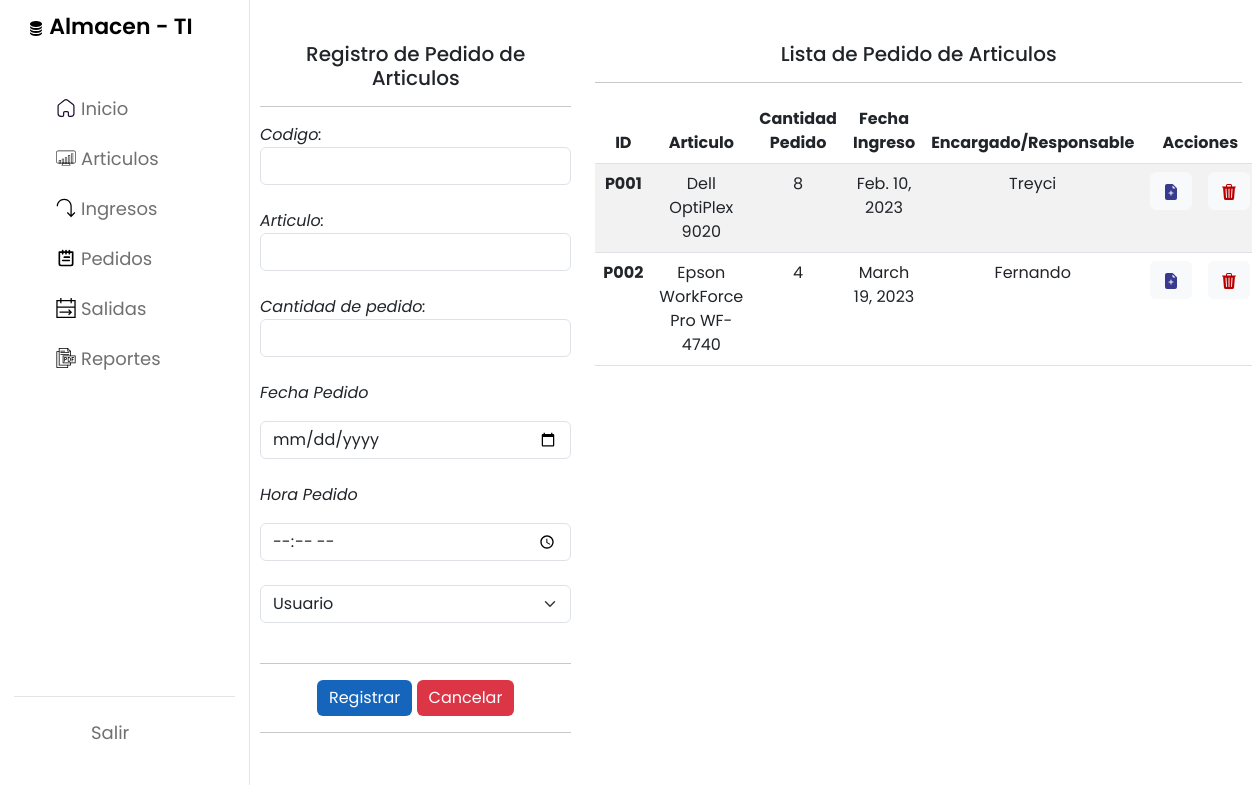
The page /pedido (signed in) on the database as committed earlier.
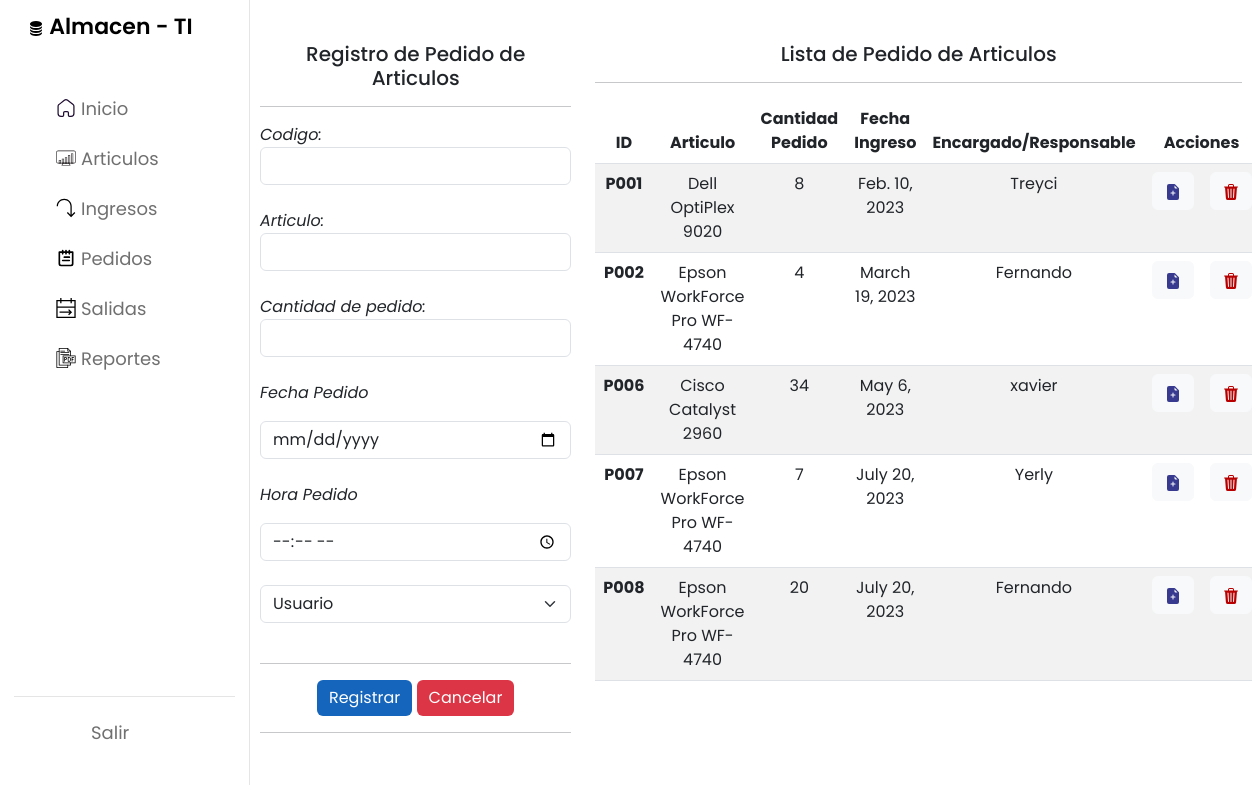
The same page on the database as committed later.
### Almacen/models.py (models this page shows, shortened)
class Orden_Pedido(models.Model):
    codigo=models.CharField(primary_key=True, max_length=6)
    codigo_Articulo=models.ForeignKey(Articulo, on_delete=models.CASCADE)
    cant_Solicitada=models.IntegerField()
    fecha_Solicitud=models.DateField()
    hora_Solicitud=models.TimeField()
    codigo_Usuario=models.ForeignKey(Usuario, on_delete=models.CASCADE)

class Articulo(models.Model):
    codigo=models.CharField(primary_key=True, max_length=6)
    nombre=models.CharField(max_length=60)
    stock=models.IntegerField()
    codigo_Modelo = models.ForeignKey(Modelo, on_delete=models.CASCADE)
    codigo_Marca = models.ForeignKey(Marca, on_delete=models.CASCADE)
    codigo_Categoria=models.ForeignKey(Categoria, on_delete=models.CASCADE)

class Modelo(models.Model):
    codigo=models.CharField(primary_key=True, max_length=6)
    nombre=models.CharField(max_length=60)
    def __str__(self):
        return self.nombre

class Usuario(models.Model):
    codigo=models.CharField(primary_key=True, max_length=6)
    nombreusuario = models.CharField(max_length=40)
    nombre = models.CharField(max_length=60)
    apellido = models.CharField(max_length=80)
    email = models.EmailField(max_length=40)
    contraseña = models.CharField(max_length=12)

### Almacen/views.py (the view)
# urls.py: path('pedido',views.pedido,name='pedido'),
@login_required
def pedido(request):
    pedidos = Orden_Pedido.objects.all()
    articulos = Articulo.objects.all()
    usuarios = Usuario.objects.all()
    context = {"pedidos":pedidos, "articulos":articulos, "usuarios":usuarios}
    return render(request, template_gestion_pedido,context)

### Almacen/templates/acciones/pedido/GestionPedido.html (shortened to what this page needs)
{% extends 'base/index.html' %}
{% block content %}
<div class="row pt-3">
    <div class="col-4 pt-3">
        <h5 class="text-center">Registro de Pedido de Articulos</h5>
        <hr>
        <form action="/pedido/registrarpedido" method="post">
            <div class="row">
                <div class="col">
                    <div>
                        <label><em>Codigo:</em></label>
                        <input type="text" name="txtCodigo" class="form-control">
                    </div><br>
                    <div>
                        <label><em>Articulo:</em></label>
                        <input readonly type="text" name="txtArticulo" class="form-control" value="{{reporte.codigo}}" placeholder="{{reporte.nombre}} {{reporte.codigo_Modelo}}">
                    </div><br>
                    <div>
                        <label><em>Cantidad de pedido:</em></label>
                        <input type="number" name="txtCantidad" class="form-control">
                    </div><br>
                    <div>
                        <label><em>Fecha Pedido</p></em></label>
                        <input type="date" name="txtFecha" class="form-control">
                    </div><br>
                    <div>
                        <label><em>Hora Pedido</p></em></label>
                        <input type="time" name="txtHora" class="form-control">
                    </div><br>
                    <div>
                        <select class="form-select" aria-label="Default select example" name="txtUsuario">
                            <option selected>Usuario</option>
                        </select>
                    </div><br>
                </div>
            </div>
            <hr>
            <div class="text-center d-grid gap-2 d-md-block">
                <button class="btnsave btn btn-success" type="submit">Registrar</button>
                <button class="btndelete btn btn-danger" type="reset">Cancelar</button>
            </div>
            <hr>
        </form>
    </div>
    <div class="col-8 pt-3 text-center">
        <h5>Lista de Pedido de Articulos</h5>
        <hr>
        <table class="table table-striped table-hover">
            <thead>
                <tr>
                    <th scope="col">ID</th>
                    <th scope="col">Articulo</th>
                    <th scope="col">Cantidad Pedido</th>
                    <th scope="col">Fecha Ingreso</th>
                    <th scope="col">Encargado/Responsable</th>
                    <th scope="col" colspan="2">Acciones</th>
                </tr>
            </thead>
            <tbody>
                {% for p in pedidos %}
                <tr>
                    <th scope="row">{{p.codigo}}</th>
                    <td>{{p.codigo_Articulo.codigo_Modelo}}</td>
                    <td>{{p.cant_Solicitada}}</td>
                    <td>{{p.fecha_Solicitud}}</td>
                    <td>{{p.codigo_Usuario.nombreusuario}}</td>
                    <td>
                        <button type="button" class="btn btn-light">
                            <a class="editar" href="/pedido/edicionpedido/{{p.codigo}}">
                            </a>
                        </button>
                    </td>
                    <td>
                        <button type="button" class="btn btn-light">
                            <a class="eliminar" href="/pedido/eliminarpedido/{{p.codigo}}">
                            </a>
                        </button>
                    </td>
                </tr>
                {% endfor %}
            </tbody>
        </table>
    </div>
</div>
{% endblock %}

Rows that differ between the two databases and show on the page:
added Orden_Pedido: codigo "P006", codigo_Articulo.codigo_Modelo "Cisco Catalyst 2960", cant_Solicitada "34", fecha_Solicitud "May 6, 2023", codigo_Usuario.nombreusuario "xavier"
added Orden_Pedido: codigo "P007", codigo_Articulo.codigo_Modelo "Epson WorkForce Pro WF-4740", cant_Solicitada "7", fecha_Solicitud "July 20, 2023", codigo_Usuario.nombreusuario "Yerly"
added Orden_Pedido: codigo "P008", codigo_Articulo.codigo_Modelo "Epson WorkForce Pro WF-4740", cant_Solicitada "20", fecha_Solicitud "July 20, 2023", codigo_Usuario.nombreusuario "Fernando"
